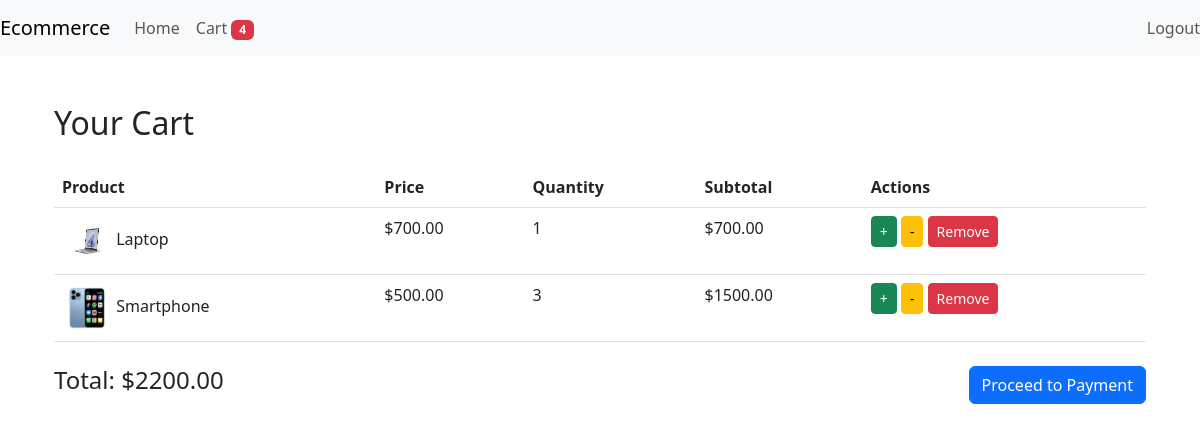
The app's page /cart/ (signed in) with its own data.
### app/models.py (models this page shows, shortened)
class Cart(models.Model):
    user = models.ForeignKey(User, on_delete=models.CASCADE)
    product = models.ForeignKey(Product, on_delete=models.CASCADE)
    quantity = models.PositiveIntegerField(default=1)

class Product(models.Model):
    product_id = models.AutoField(primary_key=True)
    product_name = models.CharField(max_length=100)
    product_category = models.CharField(max_length=50)
    product_price = models.DecimalField(max_digits=10, decimal_places=2)
    product_description = models.TextField()
    product_image = models.URLField()

### app/views.py (the view)
# urls.py: path('cart/', views.cart, name='cart'),
@login_required
def cart(request):
    if request.user.is_authenticated:
        cart_items = Cart.objects.filter(user=request.user)
        for item in cart_items:
            item.subtotal = item.quantity * item.product.product_price
        total = sum(item.subtotal for item in cart_items)
        cart_count = Cart.objects.filter(user=request.user).aggregate(total=Sum('quantity'))['total'] or 0
    else:
        cart_items = []
        total = 0
        cart_count = 0
    return render(request, 'app/cart.html', {'cart_items': cart_items, 'total': total, 'cart_count':cart_count })

### app/templates/app/cart.html (shortened to what this page needs)
{% extends "app/base.html" %}
{% block content %}
<div class="container mt-5">
    <h2>Your Cart</h2>
    <div id="cart-items" class="mt-4">
        {% if cart_items %}
            <table class="table">
                <thead>
                    <tr>
                        <th>Product</th>
                        <th>Price</th>
                        <th>Quantity</th>
                        <th>Subtotal</th>
                        <th>Actions</th>
                    </tr>
                </thead>
                <tbody>
                    {% for item in cart_items %}
                    <tr>
                        <td>
                            <img src="{{ item.product.product_image }}" alt="{{ item.product.product_name }}" style="width: 50px; height: 50px;">
                            {{ item.product.product_name }}
                        </td>
                        <td>${{ item.product.product_price }}</td>
                        <td>{{ item.quantity }}</td>
                        <td>${{ item.subtotal }}</td>
                        <td>
                            <a href="{% url 'cartpage_update_cart' item.product.product_id 'increment' %}" class="btn btn-success btn-sm">+</a>
                            <a href="{% url 'cartpage_update_cart' item.product.product_id 'decrement' %}" class="btn btn-warning btn-sm">-</a>
                            <a href="{% url 'cartpage_remove_from_cart' item.product.product_id %}" class="btn btn-danger btn-sm">Remove</a>
                        </td>
                    </tr>
                    {% endfor %}
                </tbody>
            </table>
        {% else %}
            <p>Your cart is empty.</p>
        {% endif %}
    </div>
    <div class="mt-4 d-flex justify-content-between align-items-center">
        <h4 id="total-bill">Total: ${{ total }}</h4>
        {% if cart_items %}
        <a href="{% url 'address' %}" class="btn btn-primary">Proceed to Payment</a>
        {% endif %}
    </div>
</div>
{% endblock %}

### records on screen
Cart: product.product_image (picture), product.product_name "Laptop", product.product_price "700.00", quantity "1", subtotal "700.00"
Cart: product.product_image (picture), product.product_name "Smartphone", product.product_price "500.00", quantity "3", subtotal "1500.00"

### other values on screen
{{ cart_count }} "4"
{{ total }} "2200.00"
